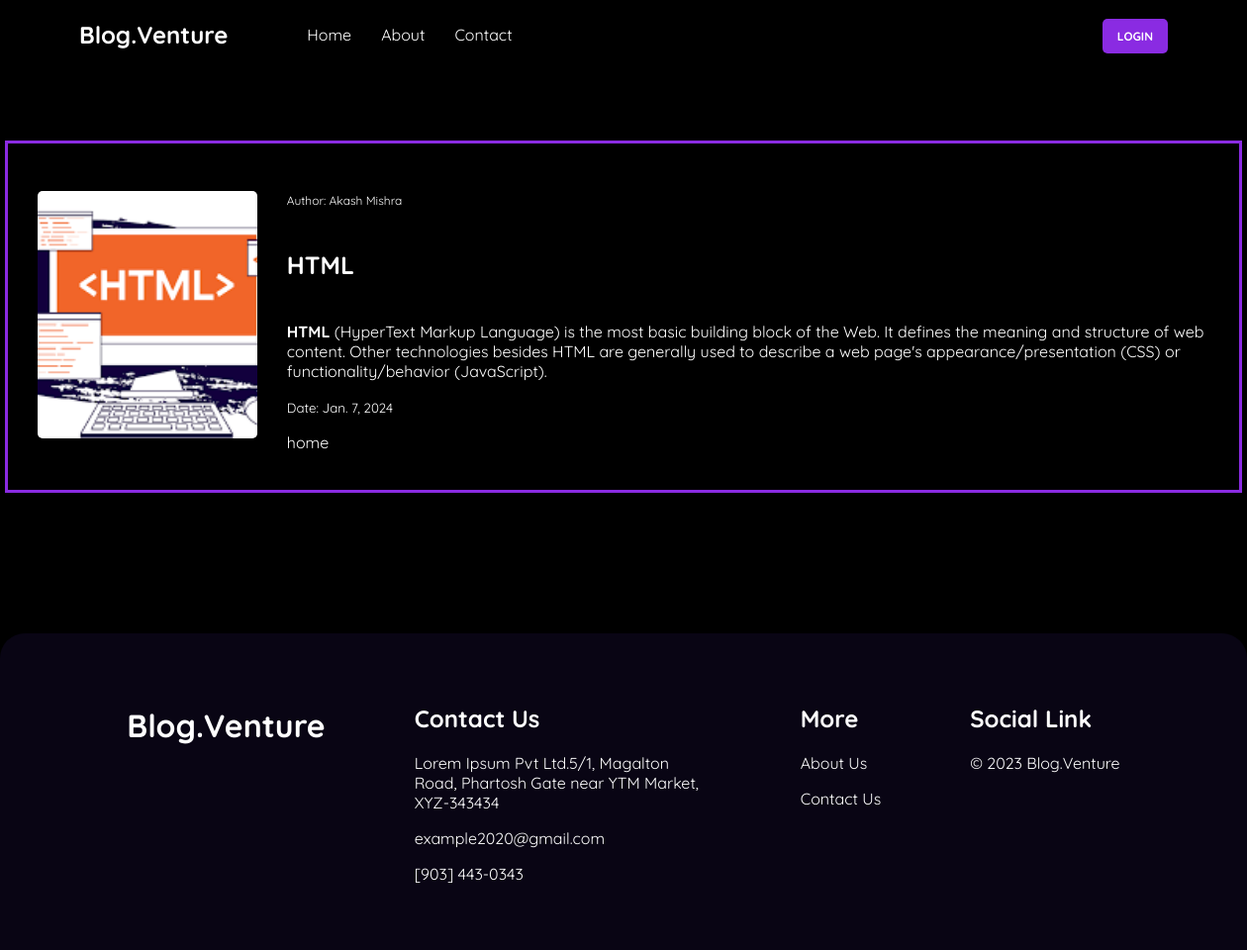
Screenshot of /viewRegular/18 with the database file from the repository.
### blogs/models.py (models this page shows)
class Regular_blogs(models.Model):
    topic = models.CharField(max_length=50)
    author = models.CharField(max_length=50)
    title = models.CharField(max_length=50)
    content = RichTextField()
    postDate = models.DateField(auto_now_add=True, null=True)
    cover = models.ImageField(upload_to='new_blog')

### blogs/views.py (the view)
# urls.py: path('viewRegular/<int:pk>', viewRegular, name='viewRegular'),
def viewRegular(request, pk):
    viewRegularBlog = Regular_blogs.objects.get(pk = pk)
    return render(request, 'viewRegularBlogs.html', {'viewRegular':viewRegularBlog})

### blogs/templates/viewRegularBlogs.html
{% extends 'base.html' %}
{% block body %}
<div class="view-card">
    <div class="main-card">
        <div class="view-img">
            <img src="/media/{{viewRegular.cover}}"
                class="card-img-top" alt="...">
        </div>
        <div class="view-data">
            <p class="view-card-title">Author: {{viewRegular.author}}</p>
            <h5 class="view-card-header">{{viewRegular.topic}}</h5>
            <p class="viwe-card-text">{{viewRegular.content|safe}}</p>
            <p class="view-card-text"><small class="text-body-secondary">Date: {{viewRegular.postDate}}</small></p>
            <a href="/" class="btn-primary">home</a>
        </div>
    </div>
</div>
{% endblock %}

### blogs/static/css/home.css (style rules this page uses)
body { padding: 0; margin: 0; box-sizing: border-box; overflow-x: hidden; background-color: black; color: white; font-family: "Quicksand", sans-serif; }
a { text-decoration: none; color: white; }
.card-img-top { width: 100%; height: 100px; object-fit: cover; border-radius: 5px; }
.view-card { width: 1250px; margin: auto; height: 80vh; display: flex; justify-content: center; align-items: center; }
.main-card { display: flex; justify-content: center; align-items: center; gap: 30px; border: 3px solid blueviolet; height: 350px; padding: 0 30px; }
.view-img img { height: 250px; }
.view-card-title { font-size: 12px; }
.view-card-header { font-size: 25px; }
.btn-primary { cursor: pointer; }

### rows the page displays
Regular_blogs: cover (picture), author "Akash Mishra", topic "HTML", content "HTML (HyperText Markup Language) is the most basic building block of the Web. It defines the meaning and structure of web content. Other technologies besides HTML are generally used to describe a web page's appearance/presentation ( CSS ) or functionality/behavior ( JavaScript ).", postDate "Jan. 7, 2024"
